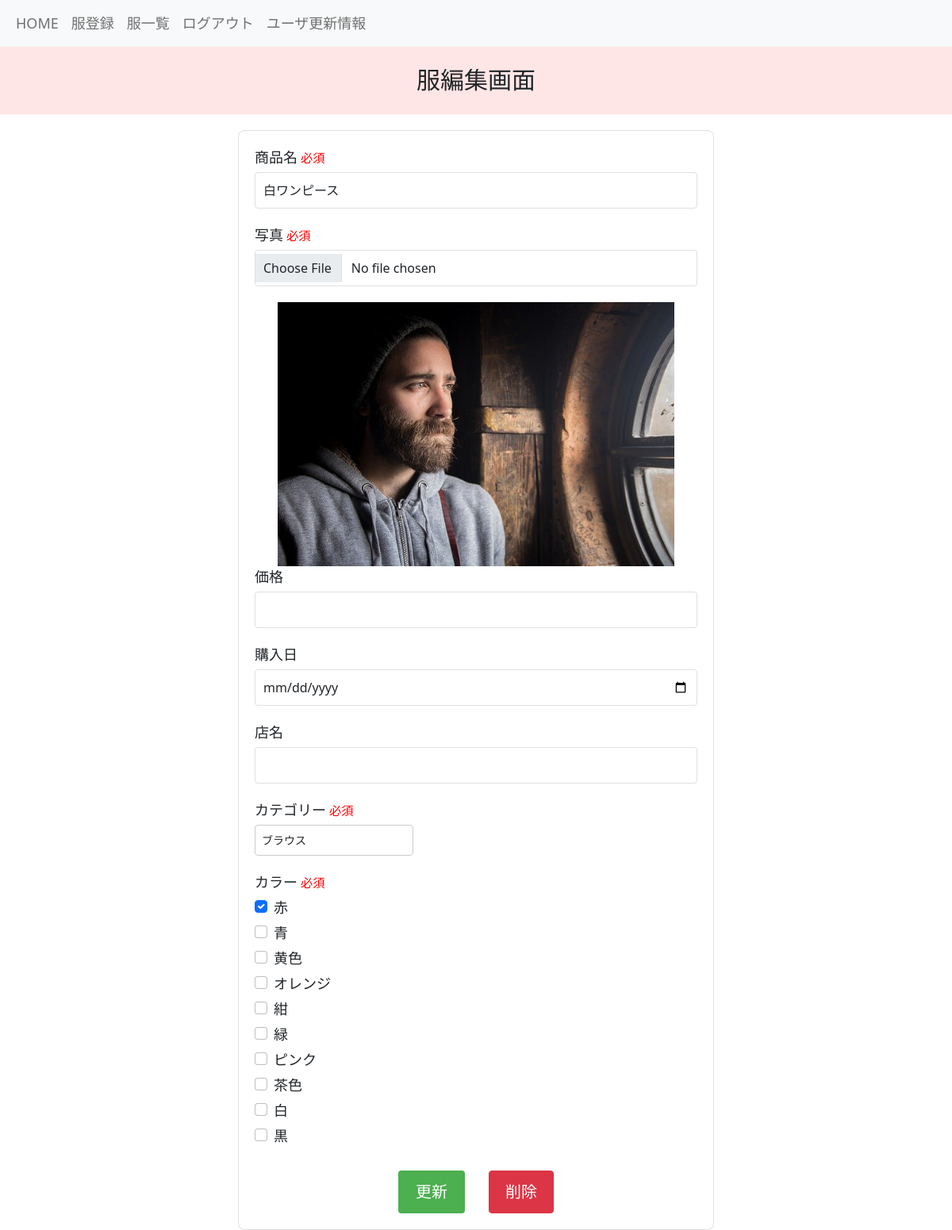
The app's page /boards/edit_clothe/4/ (signed in) with its own data.
### boards/models.py (models this page shows, shortened)
class Clothes(models.Model):
    title = models.CharField(max_length=255)
    picture = models.ImageField(upload_to='closet_project/media/', null=True, blank=True)
    price = models.IntegerField(default=0, null=True, blank=True)
    purchase_date = models.DateField(null=True,blank=True)
    user = models.ForeignKey(
        'accounts.Users', on_delete=models.CASCADE
    )
    category = models.ForeignKey(
        'Categories', on_delete=models.CASCADE
    )
    color = models.ManyToManyField(
        Colors, blank=True, through='Clothe_Colors', related_name='clothe'
    )
    store = models.CharField(max_length=255, default='')
    created_at = models.DateTimeField(auto_now_add=True)
    updated_at = models.DateTimeField(auto_now=True)
    objects = ClothesManager()
    class Meta:
        db_table = 'clothes'

class Categories(models.Model):
    BLOUSE = 'blouse'
    SHIRT = 'shirt'
    SWEAT = 'sweat'
    KNIT = 'knit'
    PANTS = 'pants'
    SKIRT = 'skirt'
    JACKET = 'jacket'
    CARDIGAN = 'cardigan'
    COAT = 'coat'
    DRESS = 'dress'
    SHOES = 'shoes'
    ACCESSORY = 'accessory'
    BAG = 'bag'
    category_name = models.CharField(max_length=255)
    created_at = models.DateTimeField(auto_now_add=True)
    updated_at = models.DateTimeField(auto_now=True)
    class Meta:
        db_table = 'categories'

class Colors(models.Model):
    PINK = 'pink'
    RED = 'red'
    ORANGE = 'orange'
    BROWN = 'brown'
    YELLOW = 'yellow'
    BLUE = 'blue'
    GREEN = 'green'
    BLACK = 'black'
    WHITE = 'white'
    color_name = models.CharField(max_length=10)
    created_at = models.DateTimeField(auto_now_add=True)
    updated_at = models.DateTimeField(auto_now=True)
    class Meta:
        db_table = 'colors'

### boards/views.py (the view)
# urls.py: path('edit_clothe/<int:pk>/', views.edit_clothe, name='edit_clothe'),
@login_required
def edit_clothe(request, pk):
    categories = Categories.objects.all()
    colors = Colors.objects.all()
    clothe=get_object_or_404(Clothes, pk=pk)
    if clothe.user.pk != request.user.pk:
        raise Http404
    if request.method == 'POST':
        print('POST request received')
        edit_clothe_form = forms.CreateClotheForm(request.POST or None, request.FILES or None, instance=clothe)
        if edit_clothe_form.is_valid():
            edit_clothe_form.save()
            return redirect(
                'boards:detail_clothe',
                pk=pk
            )
    else:
        edit_clothe_form = forms.CreateClotheForm(instance=clothe)
    return render(
        request, 'boards/edit_clothe.html', context={
            'edit_clothe_form':edit_clothe_form,
            'pk': pk,
            'categories': categories,
            'colors': colors,
        }
    )

### templates/boards/edit_clothe.html (shortened to what this page needs)
{% extends "base.html" %}
{% load static %}
{% block content %}
  <p class="custom-paragraph">服編集画面</p>
  <div class="registration-container">
    <form method="POST" enctype="multipart/form-data" class="registration-form">
      <div class="form-group">
        <label for="title">商品名<span style="color: red; font-size: 85%;">  必須</span></label>
        <input type="text" id="title" name="title" class="form-control" required value="{{ edit_clothe_form.instance.title }}">
      </div>
      <div class="form-group">
        <label for="image">写真<span style="color: red; font-size: 85%;">  必須</span></label>
        <input type="file" id="image" name="picture" accept="image/*" class="form-control" onchange="previewImage()">
      </div>
      {% if edit_clothe_form.instance.picture %}
         <div class="image-container">
           <img src="{{ edit_clothe_form.instance.picture.url }}" alt="{{ edit_clothe_form.instance.title }}" class="clothe-image">
        </div>
      {% endif %}
      <div class="form-group">
        <label for="price">価格</label>
        <input type="number" id="price" name="price" class="form-control" value="{{ edit_clothe_form.instance.price }}">
      </div>
      <div class="form-group">
        <label for="purchase_date">購入日</label>
        <input type="date" id="purchase_date" name="purchase_date" class="form-control" value="{{ edit_clothe_form.instance.purchase_date|date:'Y-m-d' }}">
      </div>
      <div class="form-group">
        <label for="store">店名</label>
        <input type="text" id="store" name="store" class="form-control" value="{{ edit_clothe_form.instance.store }}">
      </div>
      <div class="form-group">
        <label for="category">カテゴリー<span style="color: red; font-size: 85%;">  必須</span></label>
        <select id="category" name="category" class="form-control" required value="{{ edit_clothe_form.instance.category.id }}">
          {% for category in categories %}
            <option value="{{ category.id }}" {% if category.id == edit_clothe_form.instance.category.id %}selected{% endif %}>{{ category.category_name }}</option>
          {% endfor %}
        </select>
      </div>
      <div class="form-group">
        <label>カラー<span style="color: red; font-size: 85%;">  必須</span></label>
        {% for color in colors %}
          <div class="form-check">
              <input type="checkbox" id="color_{{ color.id }}" name="color" value="{{ color.id }}" class="form-check-input" {% if color.id in edit_clothe_form.initial.color %}checked{% endif %}>
              <label for="color_{{ color.id }}" class="form-check-label">{{ color.color_name }}</label>
          </div>
        {% endfor %}
      </div>
      <div class="button-container">
        <button type="submit" class="btn btn-primary">更新</button>
        <button type="button" class="btn btn-danger" onclick="confirmDelete()" style="margin-left: 30px;">削除</button>
      </div>
    </form>
  </div>
{% endblock %}

### static/css/style.css (style rules this page uses)
.registration-container { max-width: 600px; margin: auto; }
.registration-form { width: 100%; padding: 20px; background-color: #ffffff; border: 1px solid #e0e0e0; border-radius: 8px; margin-top: 20px; }
.button-container { display: flex; justify-content: center; margin-top: 30px; }
.button-container button { padding: 10px 20px; font-size: 20px; }
.btn-primary { background-color: #4caf50; color: #ffffff; border: 2px solid #4caf50; border-radius: 4px; cursor: pointer; }
.form-group { margin-bottom: 20px; }
label { display: block; font-size: 18px; margin-bottom: 5px; }
.form-control { width: 100%; padding: 10px; font-size: 16px; border: 1px solid #e0e0e0; border-radius: 4px; }
body { text-size-adjust: 100%; -webkit-text-size-adjust: 100%; }
.custom-paragraph { font-family: 'Arial', sans-serif; font-size: 30px; background-color: #ffe6e6; text-align: center; padding: 20px; line-height: 1.5; }
.image-container { display: flex; justify-content: center; overflow: hidden; }
.clothe-image { width: 100%; height: auto; max-width: 500px; display: block; }
#category, #color { width: 200px; box-sizing: border-box; padding: 8px; font-size: 14px; border: 1px solid #ccc; border-radius: 4px; margin-bottom: 10px; }

### records on screen
Clothes: title "白ワンピース", instance.picture (picture), category "ブラウス"
Colors: color "☑", color_name "赤"
Colors: color_name "青"
Colors: color_name "黄色"
Colors: color_name "オレンジ"
Colors: color_name "紺"
Colors: color_name "緑"
Colors: color_name "ピンク"
Colors: color_name "茶色"
Colors: color_name "白"
Colors: color_name "黒"
